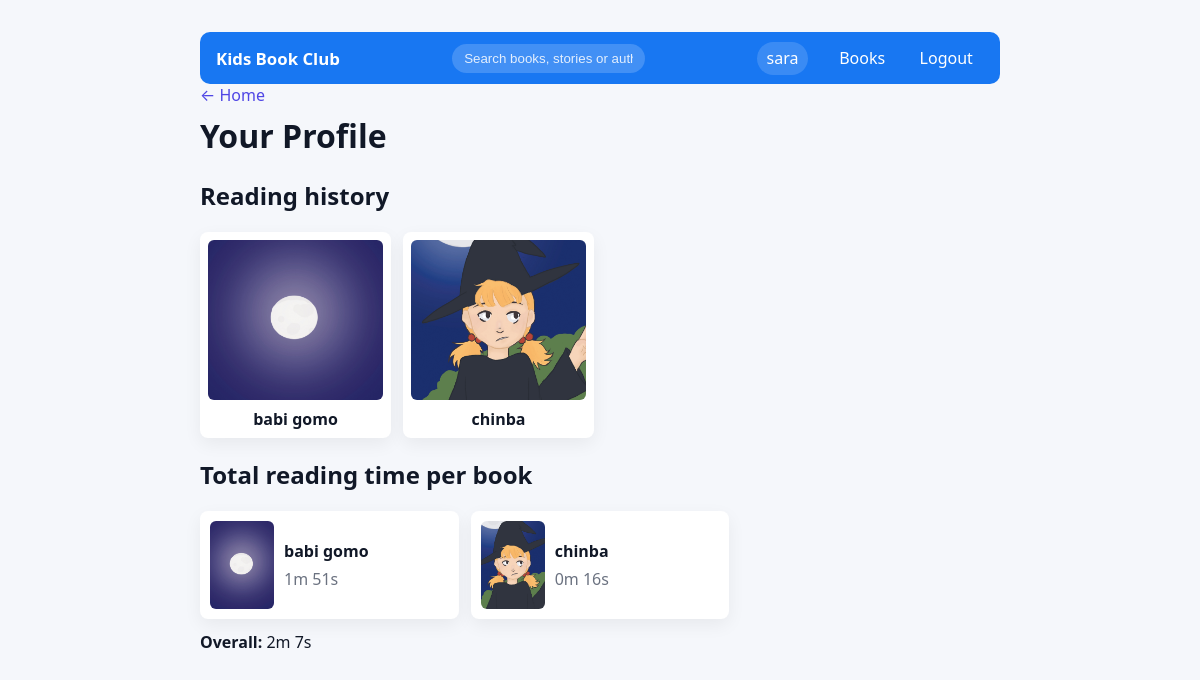
Page /profile (signed in) on the earlier database version.
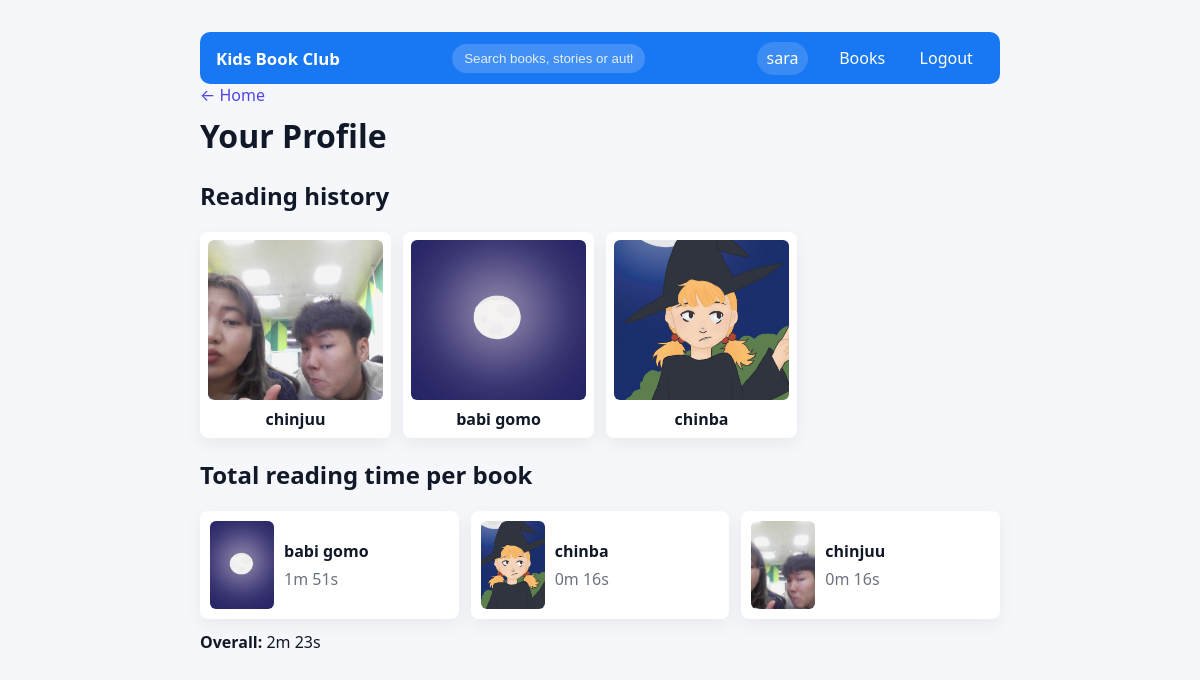
Same page on the later database version.
### tables this page shows
CREATE TABLE reading_sessions (
        id INTEGER PRIMARY KEY AUTOINCREMENT,
        user_id INTEGER NOT NULL,
        book_id INTEGER NOT NULL,
        start_time TEXT NOT NULL,
        end_time TEXT,
        duration_seconds INTEGER, started_at INTEGER, ended_at INTEGER,
        FOREIGN KEY (user_id) REFERENCES users(id) ON DELETE CASCADE,
        FOREIGN KEY (book_id) REFERENCES books(id) ON DELETE CASCADE
    );

CREATE TABLE books (
        id INTEGER PRIMARY KEY AUTOINCREMENT,
        title TEXT NOT NULL,
        author TEXT,
        description TEXT
    , image TEXT);

### app.py (the view)
@app.route('/profile')
def profile():
    if not session.get('user_id'):
        flash('Please log in to view your profile.')
        return redirect(url_for('login'))
    user_id = session['user_id']
    conn = get_db_connection()
    rows = conn.execute('''
        SELECT rs.id, rs.book_id, rs.started_at, rs.ended_at, rs.duration_seconds, b.title, b.image as image
        FROM reading_sessions rs
        JOIN (
            SELECT book_id, MAX(started_at) AS max_started
            FROM reading_sessions
            WHERE user_id = ?
            GROUP BY book_id
        ) m ON rs.book_id = m.book_id AND rs.started_at = m.max_started
        LEFT JOIN books b ON b.id = rs.book_id
        WHERE rs.user_id = ?
        ORDER BY rs.started_at DESC
    ''', (user_id, user_id)).fetchall()
    sessions = [dict(r) for r in rows]
    agg = conn.execute('''
        SELECT b.id as book_id, b.title, b.image as image, COALESCE(SUM(rs.duration_seconds),0) as total_seconds
        FROM books b
        LEFT JOIN reading_sessions rs ON rs.book_id = b.id AND rs.user_id = ?
        GROUP BY b.id, b.title
        HAVING total_seconds > 0
        ORDER BY total_seconds DESC
    ''', (user_id,)).fetchall()
    totals = [dict(r) for r in agg]
    total_overall = sum(r['total_seconds'] for r in totals) if totals else 0
    conn.close()
    return render_template('profile.html', sessions=sessions, totals=totals, total_overall=total_overall)

### app.py (called while the page is built)
def get_db_connection():
    db_path = os.path.join(app.instance_path, 'database.db')
    conn = sqlite3.connect(db_path)
    conn.row_factory = sqlite3.Row
    return conn

### templates/profile.html (shortened to what this page needs)
<!doctype html>
<html lang="en">
  <head>
    <link rel="stylesheet" href="/static/style.css">
  </head>
  <body>
    <div class="container">
      <nav class="nav">
        <div class="nav-left"><a href="/" class="logo">Kids Book Club</a></div>
        <div class="nav-center">
          <input id="nav-search" class="nav-search" placeholder="Search books, stories or authors" autocomplete="off" />
        </div>
        <div class="nav-right">
          <span class="profile-pill">{{ session.username }}</span>
          <a href="/books">Books</a>
          <a href="/logout">Logout</a>
        </div>
      </nav>
      <main>
        <a href="/" class="back">← Home</a>
        <h1>Your Profile</h1>
        <section style="margin-top:1rem">
          <h2>Reading history</h2>
          {% if sessions and sessions|length > 0 %}
            <div class="card-grid" style="display:grid;grid-template-columns:repeat(auto-fill,minmax(160px,1fr));gap:12px;margin-top:8px">
              {% for s in sessions %}
                <div class="card" style="background:var(--card);padding:8px;border-radius:8px;display:flex;flex-direction:column;align-items:center;gap:8px;text-align:center;box-shadow:0 6px 18px rgba(2,6,23,0.06)">
                  {% set img = s.image %}
                  {% if img %}
                    <img src="{{ url_for('static', filename='uploads/' ~ img) }}" alt="{{ s.title }} cover" style="width:100%;height:160px;object-fit:cover;border-radius:6px" />
                  {% else %}
                    <div style="width:100%;height:160px;background:#f3f4f6;border-radius:6px"></div>
                  {% endif %}
                  <div style="font-weight:600">{{ s.title or ('#' ~ s.book_id) }}</div>
                </div>
              {% endfor %}
            </div>
          {% else %}
            <p>No reading sessions yet.</p>
          {% endif %}
        </section>
        <section style="margin-top:1rem">
          <h2>Total reading time per book</h2>
          {% if totals and totals|length > 0 %}
            <div class="card-grid" style="display:grid;grid-template-columns:repeat(auto-fill,minmax(200px,1fr));gap:12px;margin-top:8px">
              {% for t in totals %}
                <div class="card" style="background:var(--card);padding:10px;border-radius:8px;display:flex;gap:10px;align-items:center;box-shadow:0 6px 18px rgba(2,6,23,0.06)">
                  {% if t.image %}
                    <img src="{{ url_for('static', filename='uploads/' ~ t.image) }}" alt="{{ t.title }} cover" style="width:64px;height:88px;object-fit:cover;border-radius:6px;flex:0 0 64px" />
                  {% else %}
                    <div style="width:64px;height:88px;background:#f3f4f6;border-radius:6px;flex:0 0 64px"></div>
                  {% endif %}
                  <div style="flex:1">
                    <div style="font-weight:600">{{ t.title }}</div>
                    <div style="color:#6b7280;margin-top:6px">{{ (t.total_seconds // 60) }}m {{ (t.total_seconds % 60) }}s</div>
                  </div>
                </div>
              {% endfor %}
            </div>
            <p style="margin-top:12px"><strong>Overall:</strong> {{ (total_overall // 60) }}m {{ (total_overall % 60) }}s</p>
          {% else %}
            <p>No recorded durations yet.</p>
          {% endif %}
        </section>
      </main>
    </div>
  </body>
  </html>

### static/style.css (style rules this page uses)
:root { --bg:#f5f7fb; --card:#ffffff; --accent:#4f46e5; --muted:#6b7280; }
* { box-sizing:border-box }
body { font-family:system-ui,-apple-system,Segoe UI,Roboto,'Helvetica Neue',Arial; background:var(--bg); margin:0; padding:2rem; color:#111827; }
.container { max-width:800px; margin:0 auto; }
h1 { margin-top:0 }
.nav { display:flex;justify-content:space-between;align-items:center;padding:.5rem 1rem;border-radius:10px;background:#1877f2;color:white }
.logo { font-weight:700;color:#fff;text-decoration:none;font-size:1.05rem }
.nav-center { flex:1;display:flex;justify-content:center;padding:0 1rem;position:relative }
.nav-search { width:320px;max-width:50%;padding:.45rem .75rem;border-radius:20px;border:none;background:rgba(255,255,255,0.18);color:#fff }
.nav-search::placeholder { color:rgba(255,255,255,0.85) }
.nav-right { display:flex;align-items:center }
.nav-right a { margin-left:0.75rem;color:#fff;text-decoration:none;padding:.45rem .7rem;border-radius:6px }
.profile-pill { background:rgba(255,255,255,0.15);padding:.35rem .6rem;border-radius:999px;color:#fff;margin-right:.5rem }
.back { display:inline-block;margin-bottom:.5rem;color:var(--accent);text-decoration:none }

Differences in the rows shown:
added reading_sessions: shows a picture, title "chinjuu"
added books: image (picture), title "chinjuu", total_seconds "0", total_seconds "16"
Other differences:
{{ (total_overall % 60) }}: "7" → "23"
